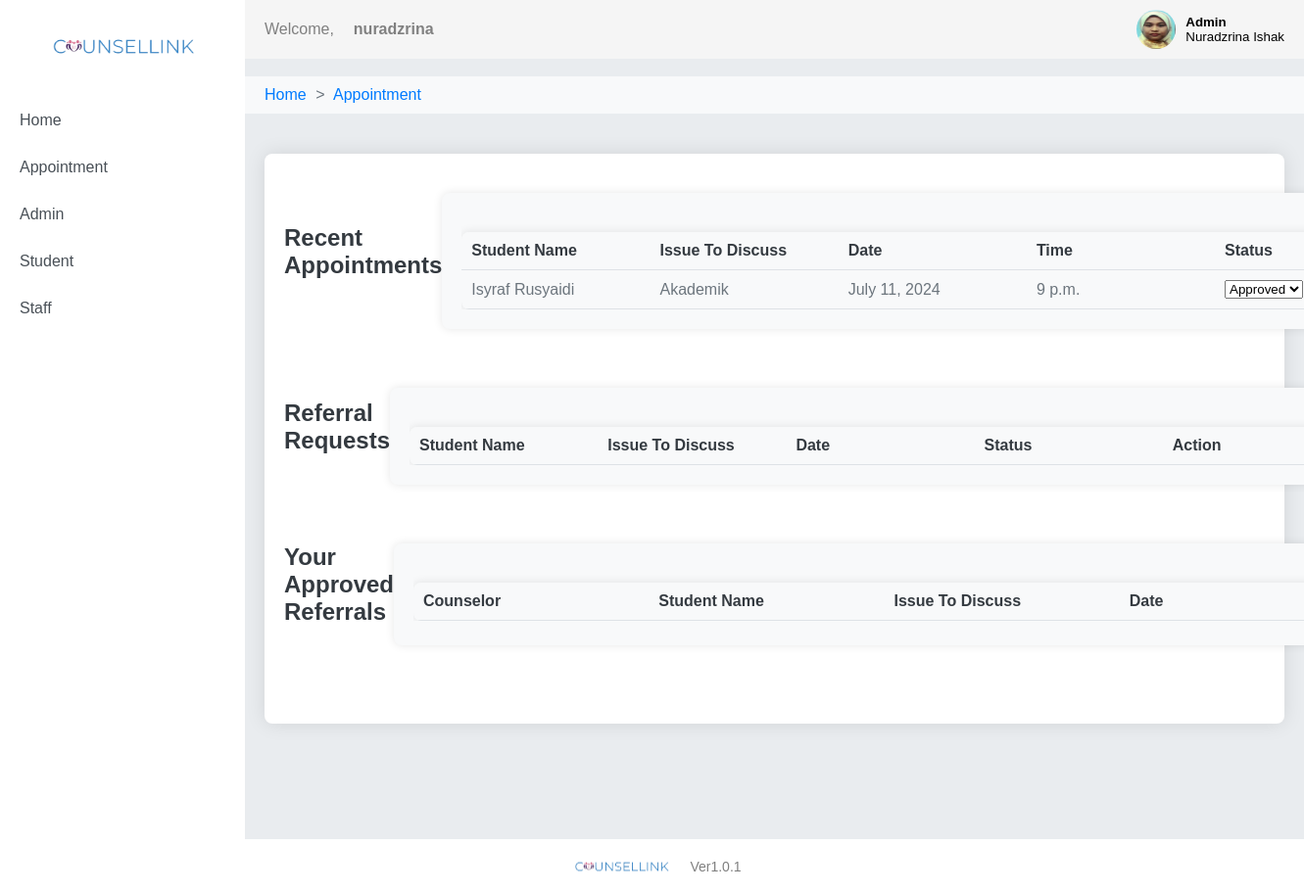
The app's page /manage-appointment/ (signed in) with its own data.
### website/models.py (models this page shows, shortened)
class Admin(models.Model):
    user = models.OneToOneField(User, on_delete=models.CASCADE)
    adminPhoneno = models.CharField(max_length=12,null=True)
    adminImage = models.ImageField(upload_to="admin_images/",null=True,blank=True,default=default_admin_image)

class Appointment(models.Model):
    STATUS_CHOICES = [
        ('pending', 'Pending'),
        ('approved', 'Approved'),
        ('rejected', 'Rejected'),
    ]
    ISSUE_CHOICES = [
        ('akademik', 'Akademik'),
        ('pergaulan', 'Pergaulan'),
        ('penyesuaian diri', 'Penyesuaian Diri'),
        ('kewangan', 'Kewangan'),
        ('disiplin', 'Disiplin'),
        ('keluarga', 'Keluarga'),
    ]
    student = models.ForeignKey(Student, on_delete=models.CASCADE,  null=True)
    admin = models.ForeignKey(Admin, on_delete=models.CASCADE,  null=True)
    date = models.DateField(null=True)
    time = models.TimeField(null=True)
    status = models.CharField(max_length=20, choices=STATUS_CHOICES, default='Pending',  null=True)
    issue = models.CharField(max_length=50, choices=ISSUE_CHOICES, null=True)

class Student(models.Model):
    user = models.OneToOneField(User, on_delete=models.CASCADE)
    studentName = models.CharField(max_length=100, null=True)
    stuIdNo = models.CharField(max_length=11,null=True)
    gender = models.TextField(max_length=6,null=True)
    stuPhoneno = models.CharField(max_length=12,null=True)
    stuIcNo = models.CharField(max_length=12,null=True)
    course = models.CharField(max_length=100,null=True)
    semester = models.SmallIntegerField(null=True)
    mentor = models.CharField(max_length=100,null=True)
    address = models.CharField(max_length=100,null=True)
    stuImage = models.ImageField(upload_to="student_images/",null=True,blank=True,default=default_student_image)
    race = models.CharField(max_length=10,null=True)
    religion = models.CharField(max_length=20,null=True)
    guardian = models.CharField(max_length=12,null=True)
    @property
    def studentName(self):
        return f"{self.user.first_name} {self.user.last_name}"

### website/views.py (the view)
# urls.py: path('manage-appointment/', views.manage_appointment, name='manage_appointment'),
@login_required
def manage_appointment(request):
    if hasattr(request.user, 'admin'):
        appointments = Appointment.objects.filter(admin=request.user.admin)
    else:
        appointments = []
    referrals = Referral.objects.filter(status='pending')
    approved_referrals = Referral.objects.filter(status='approved', approved_by=request.user)
    context = {
        'appointments': appointments,
        'referrals': referrals,
        'approved_referrals': approved_referrals,
    }
    return render(request, 'admin/manageAppointment.html', context)

### website/templates/admin/manageAppointment.html (shortened to what this page needs)
{% load static %}
<!DOCTYPE html>
<html lang="en">
<head>
    <link href="{% static 'css/style.css' %}" rel="stylesheet">
    <link href="{% static 'css/admin.css' %}" rel="stylesheet">
</head>
<body>
    <header>
        <nav>
            <div class="nav-left">
                <p>Welcome,</p>
                <p><strong>{{ user.username }}</strong></p>
            </div>
            <div class="nav-right">
                <div class="dropdown_profile">
                    <button onclick="toggleDropdown()">
                        {% if user.admin.adminImage %}
                            <img src="{{ user.admin.adminImage.url }}">
                        {% else %}
                            <img src="{% static 'img/default.png' %}">
                        {% endif %}
                        <div class="profile-details">
                            <p><strong>Admin</strong></p>
                            <p>{{ user.get_full_name }}</p>
                        </div>
                    </button>
                </div>
            </div>
        </nav>
    </header>
    <br>
    <div class="breadcrumb-wrapper">
        <div class="breadcrumb">
            <a href="{% url 'dashboard_admin' %}">Home</a> <span>&gt;</span>
            <a href="{% url 'manage_appointment' %}">Appointment</a>
        </div>
    </div>
    <div class="sidenav">
        <div class="sidenav-logo">
            <img src="{% static 'img/CounselLinkLogo.png' %}" alt="CounselLink Logo">
        </div>
        <a href="{% url 'dashboard_admin' %}" class="sidenav-item">Home</a>
        <a href="{% url 'manage_appointment' %}" class="sidenav-item">Appointment</a>
        <a href="{% url 'admin_list' %}" class="sidenav-item">Admin</a>
        <a href="{% url 'student_list' %}" class="sidenav-item">Student</a>
        <a href="{% url 'staff_list' %}" class="sidenav-item">Staff</a>
    </div>
    <div class="main">
        <div class="main-content">
            <div class="section-container">
                <div class="header-container">
                    <h2>Recent Appointments</h2>
                </div>
                <div class="section">
                    <div class="section-content">
                        <div class="table-container">
                            <table class="admin-table">
                                <thead>
                                    <tr>
                                        <th>Student Name</th>
                                        <th>Issue To Discuss</th>
                                        <th>Date</th>
                                        <th>Time</th>
                                        <th>Status</th>
                                    </tr>
                                </thead>
                                <tbody>
                                    {% for appointment in appointments %}
                                    <tr>
                                        <td>{{ appointment.student.user.get_full_name }}</td>
                                        <td>{{ appointment.get_issue_display }}</td>
                                        <td>{{ appointment.date }}</td>
                                        <td>{{ appointment.time }}</td>
                                        <td>
                                            <form action="{% url 'update_appointment_status' appointment.id %}" method="post">
                                                <select name="status" onchange="this.form.submit()">
                                                    <option value="approved" {% if appointment.status == 'approved' %}selected{% endif %}>Approved</option>
                                                </select>
                                            </form>
                                        </td>
                                    </tr>
                                    {% endfor %}
                                </tbody>
                            </table>
                        </div>
                    </div>
                </div>
            </div>
            <div class="section-container">
                <div class="header-container">
                    <h2>Referral Requests</h2>
                </div>
                <div class="section">
                    <div class="section-content">
                        <div class="table-container">
                            <table class="admin-table">
                                <thead>
                                    <tr>
                                        <th>Student Name</th>
                                        <th>Issue To Discuss</th>
                                        <th>Date</th>
                                        <th>Status</th>
                                        <th>Action</th>
                                    </tr>
                                </thead>
                            </table>
                        </div>
                    </div>
                </div>
            </div>
            <div class="section-container">
                <div class="header-container">
                    <h2>Your Approved Referrals</h2>
                </div>
                <div class="section">
                    <div class="section-content">
                        <div class="table-container">
                            <table class="admin-table">
                                <thead>
                                    <tr>
                                        <th>Counselor</th>
                                        <th>Student Name</th>
                                        <th>Issue To Discuss</th>
                                        <th>Date</th>
                                    </tr>
                                </thead>
                            </table>
                        </div>
                    </div>
                </div>
            </div>
        </div>
    </div>
    <footer class="footer">
        <div class="footer-content flex justify-center items-center">
            <img class="footer-logo" src="{% static 'img/CounselLinkLogo.png' %}" alt="logo">
            <p class="footer-version">Ver1.0.1</p>
        </div>
    </footer>
</body>
</html>

### website/static/css/style.css (style rules this page uses)
* { margin: 0; padding: 0; box-sizing: border-box; }
body, html { height: 100%; margin: 0; padding: 0; display: flex; flex-direction: column; }
body { font-family: Arial, sans-serif; background-color: #e9ecef; }
.sidenav { height: 100%; width: 250px; position: fixed; top: 0; left: 0; background-color: white; padding-top: 20px; color: white; }
.sidenav-logo { text-align: center; margin-bottom: 20px; }
.sidenav-logo img { width: 180px; height: auto; }
.sidenav-item { padding: 15px 20px; text-decoration: none; color: #495057; display: block; transition: background-color 0.3s ease; }
.footer { background-color: white; color: gray; text-align: center; padding: 10px 0; position: relative; bottom: 0; width: 100%; flex-shrink: 0; }
.footer-content { display: flex; justify-content: center; align-items: center; }
.footer-logo { width: 120px; height: auto; margin-right: 10px; }
.footer-version { font-size: 14px; }
.main { flex: 1; margin-left: 250px; padding: 20px; min-height: calc(100vh - 40px - 20px); box-sizing: border-box; }
.main-content { margin: 0 auto; background-color: #fff; padding: 20px; border-radius: 8px; box-shadow: 0 0 20px rgba(0, 0, 0, 0.1); margin-top: 20px; }
.main-content h2 { color: #343a40; margin-bottom: 20px; }
.section-container { display: flex; justify-content: space-between; margin-top: 20px; }
.section { flex: 0 0 100%; background-color: #f8f9fa; padding: 20px; margin-bottom: 20px; border-radius: 8px; box-shadow: 0 0 10px rgba(0, 0, 0, 0.1); }
.section-content { color: #6c757d; overflow-x: auto; }
header { background-color: whitesmoke; color: gray; padding: 10px 20px; position: fixed; width: calc(100% - 250px); left: 250px; top: 0; z-index: 1000; }
nav { display: flex; justify-content: space-between; align-items: center; }
.nav-left, .nav-right { display: flex; align-items: center; }
.nav-left p { margin-right: 20px; }
.nav-right { display: flex; align-items: center; }
.nav-right img { width: 40px; height: 40px; border-radius: 50%; margin-right: 10px; }
.nav-right div { text-align: left; }
.nav-right div p { margin: 0; }
.breadcrumb-wrapper { margin-top: 60px; width: calc(100% - 250px); left: 250px; position: relative; z-index: 900; }
.breadcrumb { background-color: #f8f9fa; padding: 10px 20px; border-bottom: 1px solid #e9ecef; position: relative; z-index: 910; }
.breadcrumb a { color: #007bff; text-decoration: none; margin-right: 5px; }
.breadcrumb span { margin-right: 5px; color: #6c757d; }
.dropdown_profile { position: relative; }
.dropdown_profile button { display: flex; align-items: center; background: none; border: none; cursor: pointer; }
.dropdown_profile .profile-details { display: flex; flex-direction: column; }
.dropdown_profile .profile-details p { margin: 0; }
.dropdown_profile button img { width: 40px; height: 40px; border-radius: 50%; margin-right: 10px; }
.dropdown_profile button div { text-align: left; }

### website/static/css/admin.css (style rules this page uses)
.admin-table { width: 100%; border-collapse: collapse; margin-top: 20px; box-shadow: 0 0 10px rgba(0, 0, 0, 0.1); border-radius: 8px; overflow: hidden; table-layout: fixed; }
.admin-table th, .admin-table td { padding: 10px; text-align: left; border-bottom: 1px solid #dee2e6; word-wrap: break-word; }
.admin-table th { background-color: #f8f9fa; color: #343a40; }
.header-container { display: flex; justify-content: space-between; align-items: center; margin-bottom: 20px; }
.section-container { margin-bottom: 40px; }

### records on screen
Appointment: student.user.get_full_name "Isyraf Rusyaidi", issue "Akademik", date "July 11, 2024", time "9 p.m.", status "Approved"

### other values on screen
{{ user.username }} "nuradzrina"
{{ user.get_full_name }} "Nuradzrina Ishak"
